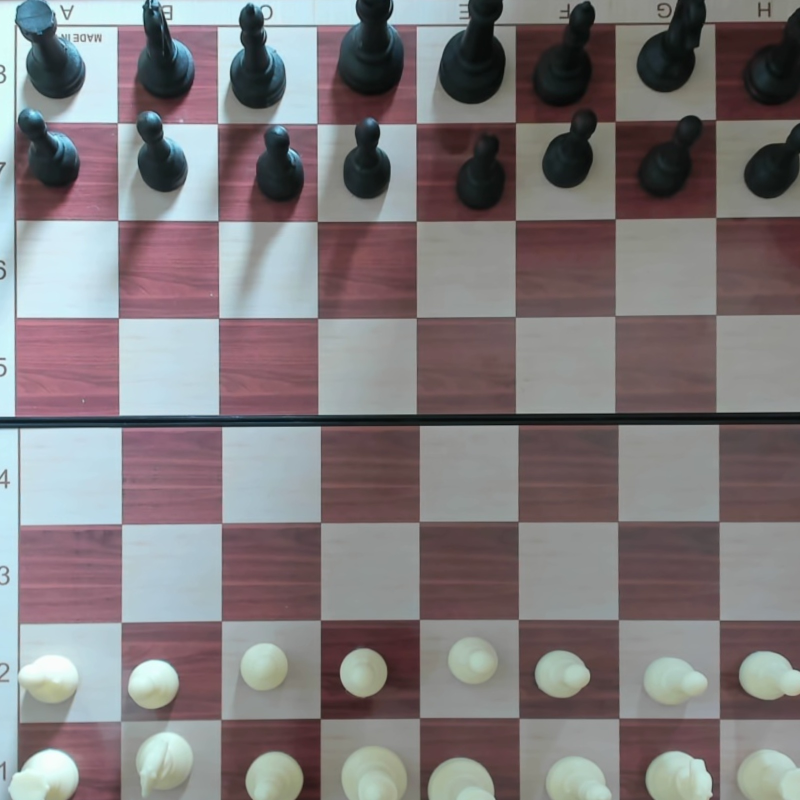
#> input picture vision/cropped_1.jpg, 1600 x 1600 px (shown at 1/2 size)
$ python board_detection.py
#> lines starting #> are read from the running program, lines starting #| are printed output that depends on the picture
import cv2
import numpy as np

import cv2
import numpy as np

def debug_chess_move(img1_path, img2_path):
#> called with img1_path = 'cropped_1.jpg', img2_path = 'cropped_2.jpg'
    img1 = cv2.imread(img1_path)
#> img1 is the input picture: shape (1600, 1600, 3); mean B, G, R 123.6, 121.8, 127.6
    img2 = cv2.imread(img2_path)
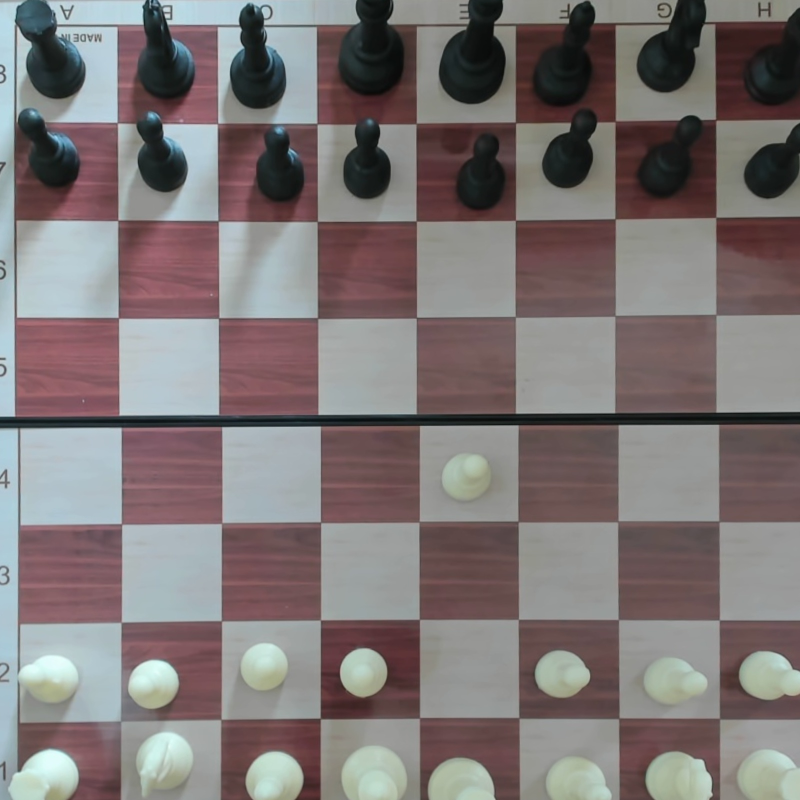
#> input picture vision/cropped_2.jpg, 1600 x 1600 px (shown at 1/2 size)
#> img2 is the input picture: shape (1600, 1600, 3); mean B, G, R 117.5, 117.6, 125.5

    if img1 is None or img2 is None:
        print("❌ სურათები ვერ ჩაიტვირთა!")
        return

    # ზომის სტანდარტიზაცია
    img1 = cv2.resize(img1, (1600, 1600))
    img2 = cv2.resize(img2, (1600, 1600))
    sq_size = 200

    gray1 = cv2.GaussianBlur(cv2.cvtColor(img1, cv2.COLOR_BGR2GRAY), (5, 5), 0)
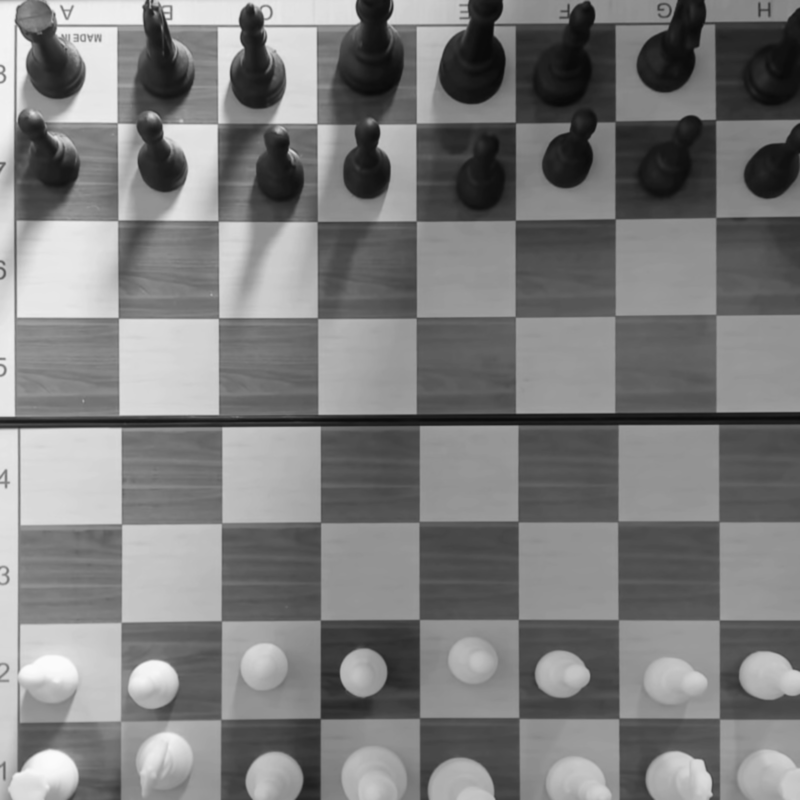
#> gray1: shape (1600, 1600) (shown at 1/2 size); min 9, max 252, mean 123.8
    gray2 = cv2.GaussianBlur(cv2.cvtColor(img2, cv2.COLOR_BGR2GRAY), (5, 5), 0)
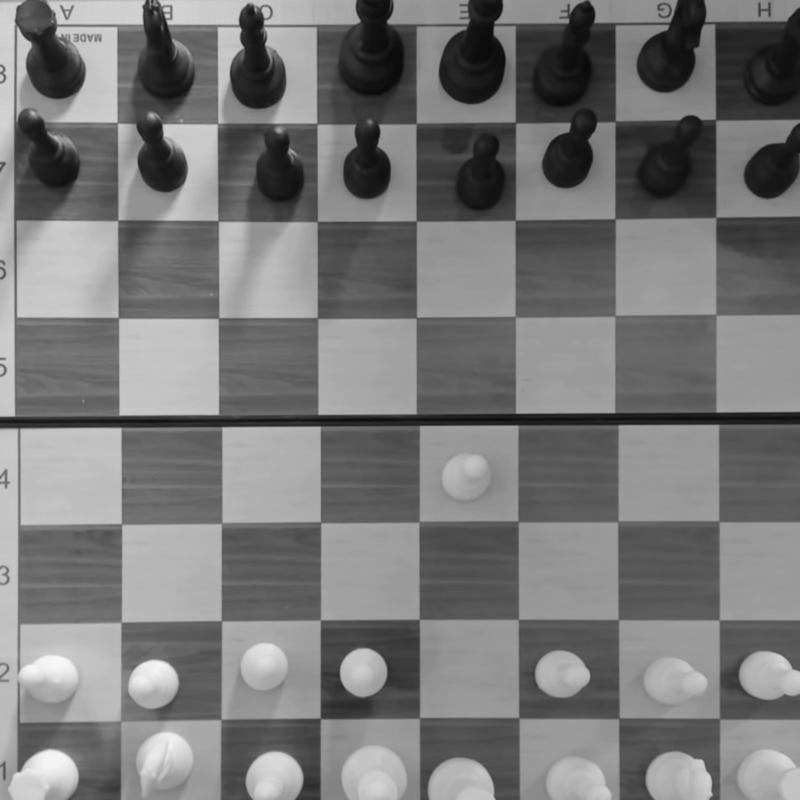
#> gray2: shape (1600, 1600) (shown at 1/2 size); min 10, max 247, mean 120

    files = ['a', 'b', 'c', 'd', 'e', 'f', 'g', 'h']
    ranks = [8, 7, 6, 5, 4, 3, 2, 1]

    differences = {}
    margin = 25

    for row_idx, rank in enumerate(ranks):
        for col_idx, file_letter in enumerate(files):
            sq_name = f"{file_letter}{rank}"

            # კოორდინატების გამოთვლა
            x1 = col_idx * sq_size + margin
            y1 = row_idx * sq_size + margin
            x2 = (col_idx + 1) * sq_size - margin
            y2 = (row_idx + 1) * sq_size - margin

            crop1 = gray1[y1:y2, x1:x2]
            crop2 = gray2[y1:y2, x1:x2]

            diff = cv2.absdiff(crop1, crop2)
            differences[sq_name] = int(np.sum(diff))
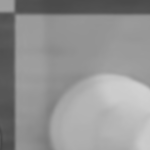
#> crop1: shape (150, 150); min 69, max 209, mean 146.9
#> after the loop, differences = 64 items

    # დავლაგოთ და დაბეჭდოთ ტოპ-5 უჯრა
    sorted_sqs = sorted(differences, key=lambda k: differences.get(k, 0), reverse=True)
#> sorted_sqs = 64 items, first 6: 'a6', 'a8', 'a5', 'e8', 'a4', 'c8'

    print("--- 📊 ტოპ 5 ცვლილება ---")
    for i in range(5):
        sq = sorted_sqs[i]
        print(f"{i+1}. უჯრა: {sq.upper()} -> ქულა: {differences[sq]}")
#> this loop made 5 passes
#> sq on passes 1 to 5: 'a6', 'a8', 'a5', 'e8', 'a4'
#| 1. უჯრა: A6 -> ქულა: 584161
#| 2. უჯრა: A8 -> ქულა: 572530
#| 3. უჯრა: A5 -> ქულა: 561298
#| 4. უჯრა: E8 -> ქულა: 513159
#| 5. უჯრა: A4 -> ქულა: 500558

if __name__ == "__main__":
    debug_chess_move("cropped_1.jpg", "cropped_2.jpg")
